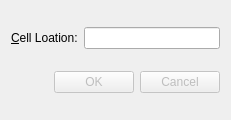
<?xml version="1.0" encoding="UTF-8"?>
<ui version="4.0">
 <class>GoToCellDialog</class>
 <widget class="QWidget" name="GoToCellDialog">
  <property name="geometry">
   <rect>
    <x>0</x>
    <y>0</y>
    <width>231</width>
    <height>120</height>
   </rect>
  </property>
  <property name="windowTitle">
   <string>Go To Cell</string>
  </property>
  <layout class="QVBoxLayout" name="verticalLayout">
   <item>
    <layout class="QHBoxLayout" name="horizontalLayout">
     <item>
      <widget class="QLabel" name="label">
       <property name="text">
        <string>&amp;Cell Loation:</string>
       </property>
       <property name="buddy">
        <cstring>lineEdit</cstring>
       </property>
      </widget>
     </item>
     <item>
      <widget class="QLineEdit" name="lineEdit"/>
     </item>
    </layout>
   </item>
   <item>
    <layout class="QHBoxLayout" name="horizontalLayout_2">
     <item>
      <spacer name="horizontalSpacer">
       <property name="orientation">
        <enum>Qt::Horizontal</enum>
       </property>
       <property name="sizeHint" stdset="0">
        <size>
         <width>40</width>
         <height>20</height>
        </size>
       </property>
      </spacer>
     </item>
     <item>
      <widget class="QPushButton" name="okButton">
       <property name="enabled">
        <bool>false</bool>
       </property>
       <property name="text">
        <string>OK</string>
       </property>
       <property name="default">
        <bool>true</bool>
       </property>
      </widget>
     </item>
     <item>
      <widget class="QPushButton" name="cancelButton">
       <property name="enabled">
        <bool>false</bool>
       </property>
       <property name="text">
        <string>Cancel</string>
       </property>
      </widget>
     </item>
    </layout>
   </item>
  </layout>
 </widget>
 <resources/>
 <connections/>
</ui>
